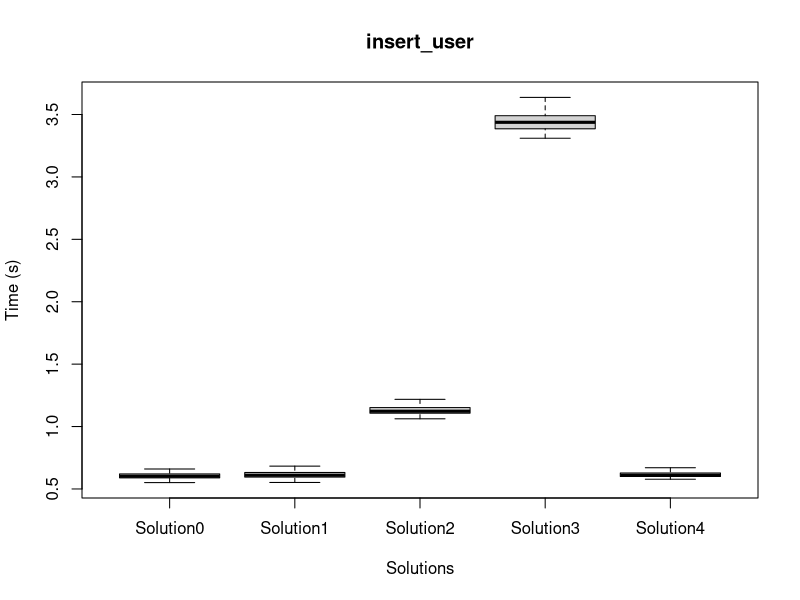
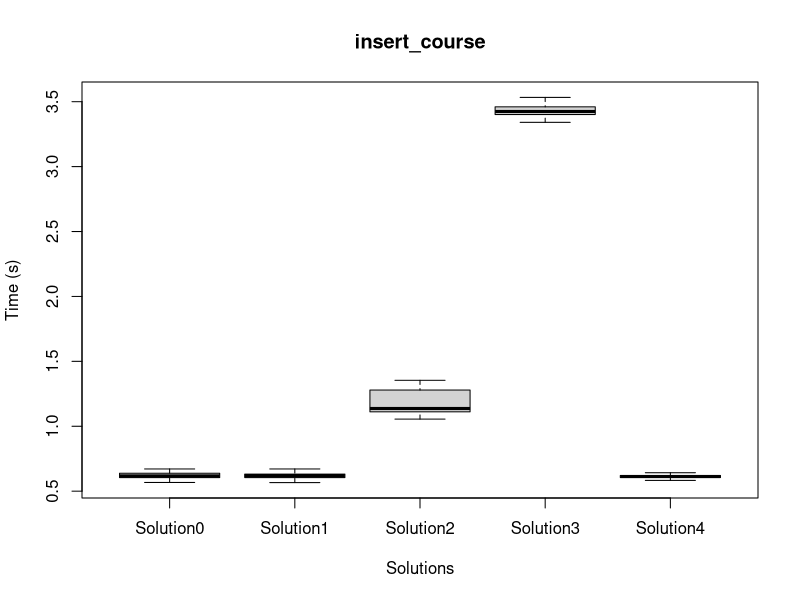
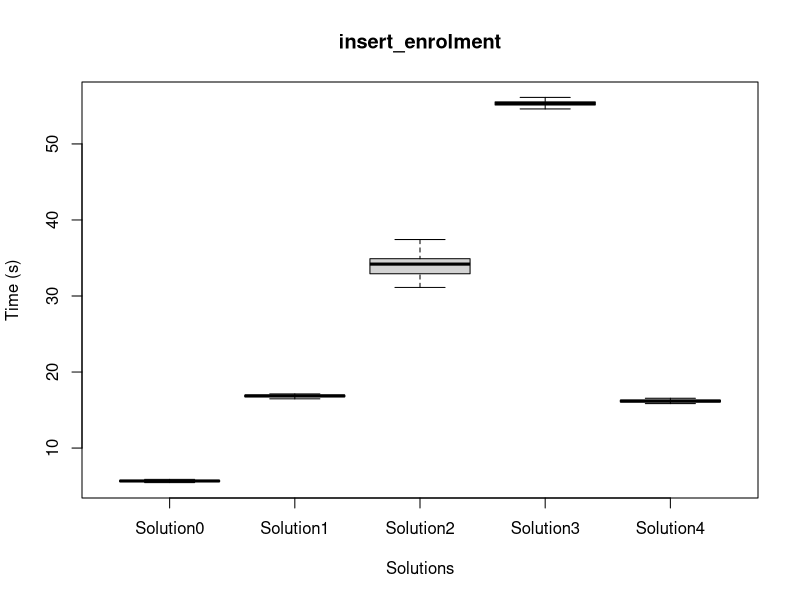
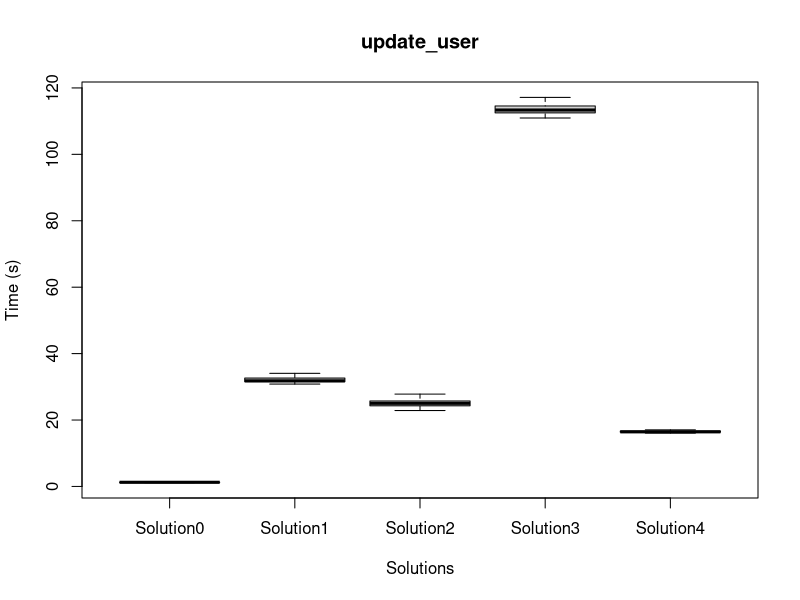
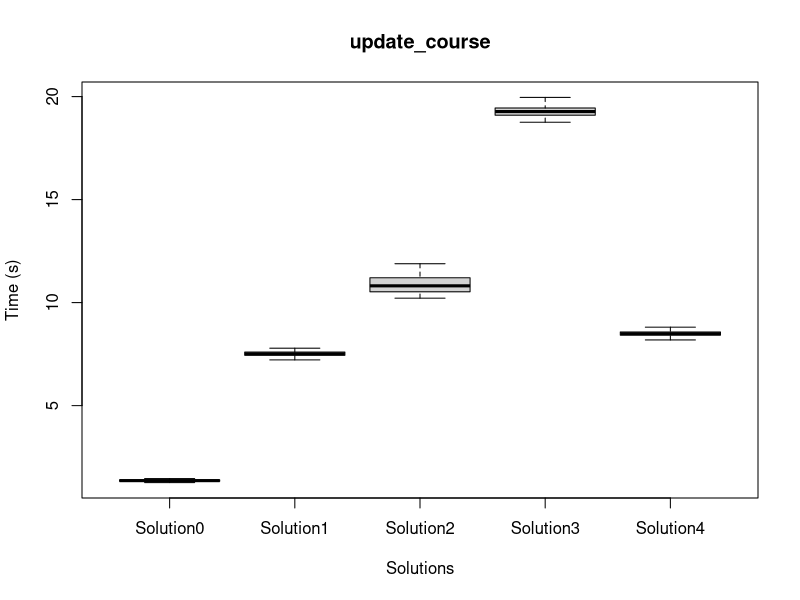
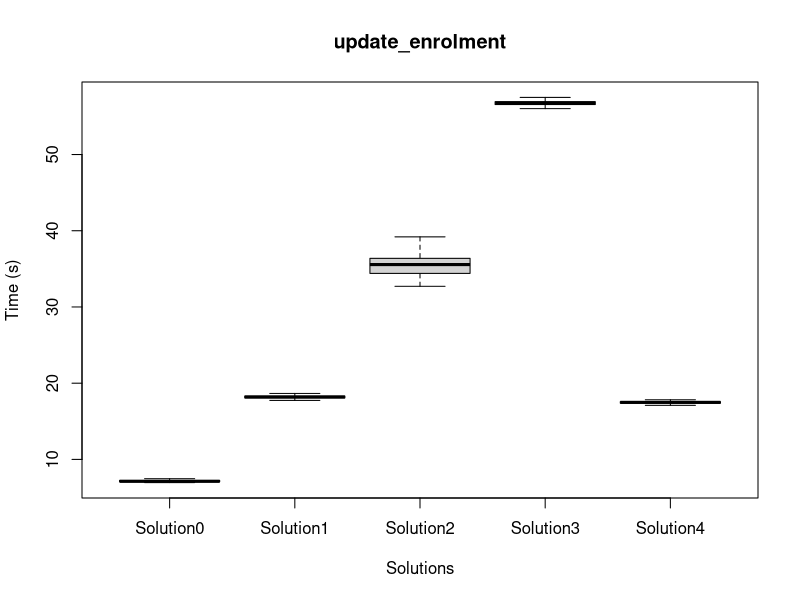
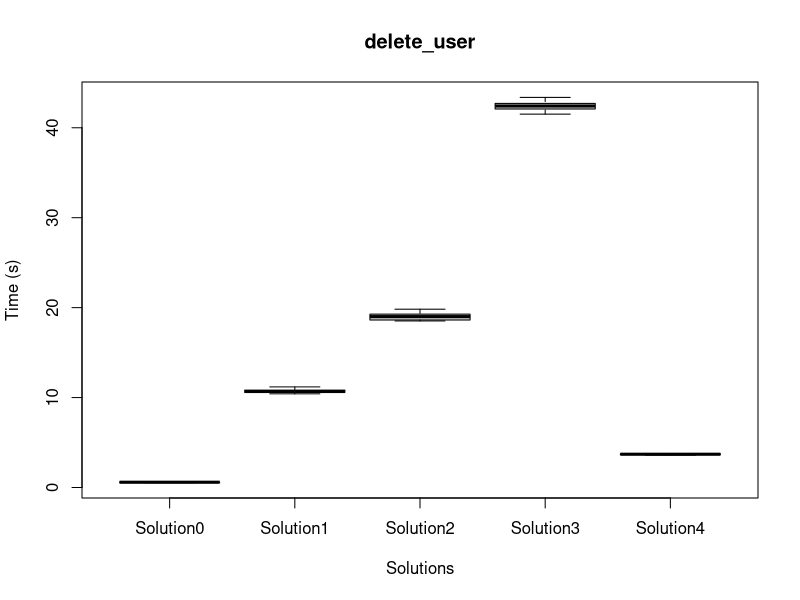
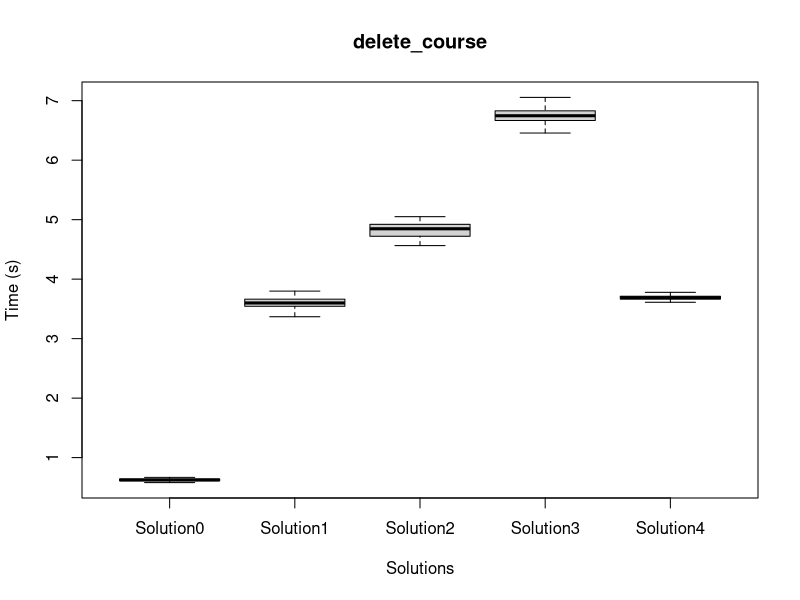

The R script that drew these images, in order:
Solution0.dataframe = data.frame(
insert_user=c(1.881, 0.89, 0.5710000000000001, 0.5710000000000001, 0.62, 0.551, 0.579, 0.604, 0.6940000000000001, 0.597, 0.583, 0.849, 0.591, 0.584, 0.5750000000000001, 0.522, 0.648, 0.577, 0.607, 0.619, 0.6, 0.594, 0.605, 0.637, 0.59, 0.599, 0.596, 0.602, 0.635, 0.588, 0.624, 0.614, 0.623, 0.618, 0.585, 0.583, 0.648, 0.627, 0.598, 0.592, 0.6, 0.928, 0.5760000000000001, 0.607, 0.605, 0.5720000000000001, 0.599, 0.617, 0.622, 0.601, 0.594, 0.586, 0.595, 0.624, 0.6, 0.588, 0.605, 0.599, 0.593, 0.603, 0.589, 0.604, 0.607, 0.604, 0.591, 0.621, 0.623, 0.602, 0.584, 0.636, 0.5720000000000001, 0.606, 0.61, 0.627, 0.651, 0.622, 0.612, 0.66, 0.595, 0.606, 0.578, 0.59, 0.5690000000000001, 0.579, 0.618, 0.5750000000000001, 0.625, 0.589, 0.641, 0.624, 0.589, 0.615, 0.587, 0.602, 0.602, 0.623, 0.589, 0.586, 0.606, 0.612),
insert_course=c(1.248, 0.638, 0.662, 0.587, 0.5670000000000001, 0.586, 0.587, 0.583, 0.577, 0.709, 0.612, 0.6, 0.615, 0.619, 0.669, 0.658, 0.707, 0.586, 0.629, 0.611, 0.596, 0.612, 0.653, 0.645, 0.585, 0.635, 0.612, 0.626, 0.626, 0.609, 0.627, 0.614, 0.649, 0.6900000000000001, 0.667, 0.614, 0.609, 0.67, 0.638, 0.626, 0.591, 0.589, 0.7030000000000001, 0.616, 0.587, 0.585, 0.624, 0.62, 0.601, 0.595, 0.621, 0.646, 0.611, 0.598, 0.601, 0.655, 0.628, 0.636, 0.613, 0.628, 0.617, 0.605, 0.633, 0.632, 0.637, 0.619, 0.671, 0.613, 0.645, 0.604, 0.617, 0.614, 0.608, 0.644, 0.642, 0.599, 0.618, 0.624, 0.636, 0.591, 0.6, 0.607, 0.6, 0.607, 0.615, 0.623, 0.622, 0.651, 0.617, 0.603, 0.614, 0.602, 0.656, 0.7020000000000001, 0.635, 0.616, 0.664, 0.634, 0.608, 0.659),
insert_enrolment=c(8.501, 5.883, 5.688, 5.6370000000000005, 5.62, 5.688, 5.853, 5.67, 5.605, 5.561, 5.599, 5.7250000000000005, 5.968, 5.729, 5.458, 5.714, 5.651, 5.728, 5.681, 5.674, 5.688, 5.573, 5.595, 5.4670000000000005, 5.698, 5.659, 5.676, 5.723, 5.628, 5.564, 5.711, 5.682, 5.672, 5.711, 5.362, 5.4750000000000005, 5.609, 5.698, 5.7540000000000004, 5.729, 5.628, 5.74, 5.558, 5.679, 5.668, 5.682, 5.55, 6.054, 5.58, 5.493, 5.752, 5.5760000000000005, 5.687, 5.731, 5.604, 5.5680000000000005, 5.771, 5.658, 5.67, 5.68, 5.578, 5.615, 5.585, 5.694, 5.623, 5.78, 5.747, 6.062, 5.579, 5.716, 5.774, 5.667, 5.546, 5.603, 5.71, 5.625, 5.672, 5.748, 5.662, 5.752, 5.672, 5.6690000000000005, 6.388, 5.752, 5.655, 5.606, 5.626, 5.698, 5.648, 5.755, 5.651, 5.5760000000000005, 5.735, 5.542, 5.671, 6.1080000000000005, 5.68, 5.627, 5.703, 5.619),
update_user=c(1.366, 1.276, 1.187, 1.16, 1.211, 1.194, 1.229, 1.222, 1.2570000000000001, 1.274, 1.201, 1.222, 1.258, 1.237, 1.211, 1.232, 1.2530000000000001, 1.209, 1.243, 1.245, 1.296, 1.262, 1.252, 1.2750000000000001, 1.216, 1.232, 1.5170000000000001, 1.3, 1.215, 1.232, 1.223, 1.25, 1.2510000000000001, 1.224, 1.2650000000000001, 1.2790000000000001, 1.299, 1.2770000000000001, 1.316, 1.244, 1.202, 1.262, 1.211, 1.22, 1.218, 1.2550000000000001, 1.227, 1.321, 1.2670000000000001, 1.225, 1.222, 1.212, 1.233, 1.209, 1.205, 1.2690000000000001, 1.226, 1.24, 1.314, 1.233, 1.229, 1.264, 1.292, 1.229, 1.2710000000000001, 1.238, 1.301, 1.283, 1.258, 1.276, 1.264, 1.235, 1.218, 1.256, 1.281, 1.283, 1.233, 1.242, 1.236, 1.33, 1.3, 1.486, 1.2510000000000001, 1.211, 1.221, 1.344, 1.225, 1.2530000000000001, 1.2570000000000001, 1.232, 1.208, 1.254, 1.264, 1.227, 1.215, 1.361, 1.236, 1.292, 1.235, 1.254),
update_course=c(1.893, 1.35, 1.336, 1.268, 1.264, 1.314, 1.32, 1.364, 1.3920000000000001, 1.295, 1.281, 1.294, 1.341, 1.294, 1.358, 1.325, 1.444, 1.32, 1.357, 1.31, 1.319, 1.319, 1.339, 1.371, 1.335, 1.3800000000000001, 1.319, 1.408, 1.37, 1.33, 1.357, 1.3980000000000001, 1.355, 1.36, 1.393, 1.4060000000000001, 1.385, 1.375, 1.357, 1.9180000000000001, 1.276, 1.446, 1.301, 1.349, 1.304, 1.272, 1.7590000000000001, 1.442, 1.329, 1.364, 1.336, 1.379, 1.375, 1.355, 1.359, 1.359, 1.322, 1.353, 1.334, 1.4040000000000001, 1.439, 1.379, 1.42, 1.362, 1.428, 1.391, 1.413, 1.538, 1.341, 1.3840000000000001, 1.429, 1.334, 1.348, 1.37, 1.379, 1.304, 1.368, 1.4040000000000001, 1.375, 1.282, 1.301, 1.359, 1.422, 1.323, 1.415, 1.3780000000000001, 1.369, 1.329, 1.426, 1.349, 1.457, 1.407, 1.291, 1.397, 1.377, 1.538, 1.354, 1.373, 1.3980000000000001, 1.367),
update_enrolment=c(8.363, 7.151, 7.1930000000000005, 7.179, 7.2620000000000005, 7.13, 7.181, 7.0840000000000005, 7.099, 7.083, 7.227, 7.212, 7.636, 7.234, 7.093, 7.041, 7.123, 7.083, 7.085, 7.183, 7.063, 7.136, 7.065, 6.9590000000000005, 7.631, 7.0920000000000005, 7.131, 7.029, 7.156000000000001, 7.164000000000001, 7.136, 7.083, 7.053, 7.107, 6.996, 6.813, 7.056, 7.114, 6.993, 7.586, 7.679, 7.0040000000000004, 7.041, 7.059, 7.244, 7.211, 8.229000000000001, 7.812, 6.994, 7.22, 7.113, 7.079, 7.12, 7.345, 7.057, 7.133, 7.086, 7.062, 7.219, 7.445, 7.38, 7.015000000000001, 7.112, 7.205, 7.212, 7.157, 7.237, 7.425, 7.141, 10.759, 7.168, 7.0760000000000005, 7.0760000000000005, 7.2860000000000005, 6.998, 7.023000000000001, 7.1160000000000005, 7.081, 7.6690000000000005, 7.081, 7.2010000000000005, 7.252, 7.471, 7.053, 7.15, 7.554, 7.094, 7.102, 6.993, 7.221, 7.24, 7.122, 7.2490000000000006, 7.173, 7.438, 7.572, 7.025, 7.031000000000001, 7.067, 7.36),
delete_user=c(0.645, 0.607, 0.547, 0.577, 0.557, 0.577, 0.5710000000000001, 0.5740000000000001, 0.5630000000000001, 0.5750000000000001, 0.639, 0.5680000000000001, 0.582, 0.586, 0.5740000000000001, 0.584, 0.5690000000000001, 0.5690000000000001, 0.5740000000000001, 0.5650000000000001, 0.604, 0.5700000000000001, 0.598, 0.594, 0.591, 0.6, 0.602, 0.5730000000000001, 0.618, 0.597, 0.586, 0.595, 0.6900000000000001, 0.614, 0.598, 0.579, 0.61, 0.621, 0.605, 0.608, 0.582, 0.562, 0.58, 0.629, 0.5680000000000001, 0.581, 0.578, 0.581, 0.595, 0.595, 0.602, 0.5720000000000001, 0.58, 0.642, 0.598, 0.614, 0.585, 0.5700000000000001, 0.599, 0.619, 0.597, 0.587, 0.61, 0.582, 0.604, 0.606, 0.604, 0.595, 0.6, 0.609, 0.554, 0.5750000000000001, 0.607, 0.588, 0.59, 0.598, 0.6, 0.608, 0.585, 0.631, 0.601, 0.5690000000000001, 0.5710000000000001, 0.5680000000000001, 0.578, 0.582, 0.5700000000000001, 0.622, 0.578, 0.591, 0.581, 0.582, 0.596, 0.5710000000000001, 0.613, 0.592, 0.648, 0.585, 0.59, 0.584),
delete_course=c(0.642, 0.583, 0.581, 0.625, 0.588, 0.614, 0.618, 0.606, 0.607, 0.616, 0.637, 0.61, 0.634, 0.606, 0.624, 0.641, 0.596, 0.639, 0.642, 0.632, 0.622, 0.6, 0.598, 0.618, 0.631, 0.706, 0.612, 0.635, 0.627, 0.611, 0.621, 0.641, 0.644, 0.625, 0.622, 0.606, 0.626, 0.616, 0.634, 0.7000000000000001, 0.603, 0.589, 0.607, 0.602, 0.622, 0.609, 0.632, 0.608, 0.58, 0.621, 0.64, 0.615, 0.609, 0.622, 0.631, 0.62, 0.619, 0.628, 0.602, 0.598, 0.642, 0.638, 0.683, 0.631, 0.615, 0.637, 0.633, 0.65, 0.631, 0.6920000000000001, 0.629, 0.644, 0.607, 0.635, 0.623, 0.628, 0.659, 0.679, 0.662, 0.608, 0.615, 0.618, 0.657, 0.644, 0.622, 0.624, 0.634, 0.617, 0.616, 0.649, 0.63, 0.647, 0.649, 0.623, 0.613, 0.644, 0.668, 0.639, 0.631, 0.643),
delete_enrolment=c(6.432, 5.966, 5.74, 5.738, 5.766, 5.767, 5.663, 5.743, 5.756, 5.838, 5.745, 5.745, 6.276, 5.976, 5.6000000000000005, 5.628, 5.694, 5.784, 5.766, 6.186, 5.594, 5.671, 5.745, 5.6450000000000005, 6.548, 5.806, 7.057, 5.5600000000000005, 5.639, 5.696, 5.69, 5.673, 5.7010000000000005, 6.351, 6.3340000000000005, 5.58, 5.641, 5.681, 5.766, 6.406, 5.875, 5.6290000000000004, 5.748, 5.668, 5.7, 5.708, 6.355, 6.15, 5.602, 5.9510000000000005, 5.609, 5.795, 5.648, 6.12, 5.708, 5.643, 5.7780000000000005, 5.774, 5.649, 6.154, 6.111, 5.633, 5.631, 5.683, 5.854, 5.609, 5.695, 5.942, 5.633, 6.306, 5.883, 5.649, 5.695, 6.474, 5.519, 5.6610000000000005, 5.7090000000000005, 5.7410000000000005, 6.431, 5.643, 6.354, 5.744, 5.702, 5.795, 5.673, 6.548, 5.647, 5.726, 5.683, 5.697, 5.656, 5.753, 6.399, 5.722, 6.1370000000000005, 5.642, 5.612, 5.728, 5.625, 6.524));

Solution1.dataframe = data.frame(
insert_user=c(0.597, 0.647, 0.588, 0.5680000000000001, 0.561, 0.587, 0.552, 0.617, 0.646, 0.605, 0.594, 0.647, 0.583, 0.613, 0.647, 0.599, 0.63, 0.609, 0.616, 0.62, 0.611, 0.601, 0.591, 0.604, 0.61, 0.59, 0.649, 0.678, 0.67, 0.633, 0.621, 0.589, 0.667, 0.5670000000000001, 0.647, 0.616, 0.5750000000000001, 0.596, 0.609, 0.591, 0.683, 0.631, 0.581, 0.601, 0.595, 0.639, 0.607, 0.649, 0.647, 0.61, 0.588, 0.646, 0.617, 0.587, 0.614, 0.661, 0.616, 0.607, 0.593, 0.61, 0.633, 0.599, 0.619, 0.5650000000000001, 0.5750000000000001, 0.637, 0.596, 0.603, 0.586, 0.595, 0.609, 0.624, 0.659, 0.669, 0.655, 0.589, 0.596, 0.609, 0.61, 0.621, 0.61, 0.611, 0.591, 0.613, 0.683, 0.609, 0.611, 0.6, 0.602, 0.61, 0.61, 0.61, 0.601, 0.5760000000000001, 0.58, 0.665, 0.607, 0.6, 0.704, 0.64),
insert_course=c(0.559, 0.6, 0.5660000000000001, 0.5670000000000001, 0.592, 0.588, 0.586, 0.588, 0.621, 0.606, 0.595, 0.628, 0.607, 0.631, 0.592, 0.611, 0.6940000000000001, 0.596, 0.607, 0.614, 0.592, 0.666, 0.624, 0.639, 0.627, 0.602, 0.631, 0.614, 0.671, 0.593, 0.626, 0.606, 0.68, 0.648, 0.605, 0.606, 0.594, 0.618, 0.635, 0.611, 0.587, 0.655, 0.617, 0.613, 0.6970000000000001, 0.613, 0.625, 0.621, 0.601, 0.632, 0.658, 0.6, 0.628, 0.614, 0.63, 0.609, 0.604, 0.622, 0.619, 0.619, 0.619, 0.624, 0.661, 0.627, 0.625, 0.674, 0.628, 0.621, 0.592, 0.651, 0.616, 0.595, 0.5740000000000001, 0.637, 0.605, 0.637, 0.5730000000000001, 0.622, 0.586, 0.621, 0.602, 0.632, 0.632, 0.622, 0.619, 0.626, 0.612, 0.6910000000000001, 0.618, 0.622, 0.665, 0.627, 0.64, 0.606, 0.6920000000000001, 0.65, 0.648, 0.624, 0.625, 0.636),
insert_enrolment=c(18.501, 16.749, 16.93, 16.683, 16.637, 16.976, 16.738, 16.839, 16.899, 17.039, 16.533, 17.004, 16.88, 16.956, 16.582, 17.385, 16.753, 16.814, 17.029, 16.773, 16.925, 16.801000000000002, 16.718, 16.881, 16.98, 16.566, 16.72, 16.412, 16.779, 16.918, 17.1, 16.9, 16.761, 16.713, 16.713, 16.76, 16.779, 16.89, 16.827, 16.908, 16.984, 16.814, 16.903, 16.757, 16.812, 16.829, 16.974, 16.931, 16.87, 16.783, 16.734, 16.852, 16.989, 16.985, 16.791, 16.85, 17.752, 16.737000000000002, 16.814, 16.869, 16.941, 16.599, 17.054000000000002, 16.991, 17.006, 16.473, 17.013, 16.92, 17.054000000000002, 18.215, 16.715, 17.121, 16.836000000000002, 16.885, 16.817, 16.553, 16.709, 16.895, 16.872, 16.885, 17.037, 16.864, 16.804000000000002, 16.924, 16.903, 16.881, 17.039, 17.272000000000002, 16.885, 16.578, 16.693, 16.688, 16.899, 16.544, 16.69, 17.016000000000002, 16.701, 16.879, 16.904, 16.81),
update_user=c(32.681, 31.815, 31.327, 34.274, 31.199, 31.199, 32.933, 31.447, 31.76, 31.558, 31.02, 34.885, 31.68, 31.57, 31.484, 32.243, 35.547000000000004, 31.839000000000002, 31.933, 31.536, 31.804000000000002, 34.739, 31.572, 31.481, 31.454, 31.101, 32.642, 30.822, 32.977000000000004, 32.216, 32.554, 33.596000000000004, 31.638, 31.431, 31.655, 31.263, 31.771, 31.8, 33.757, 31.773, 34.544000000000004, 31.333000000000002, 31.558, 33.649, 32.953, 31.541, 32.13, 31.154, 31.919, 32.618, 31.51, 31.717000000000002, 36.056, 31.638, 33.982, 31.863, 31.916, 31.761, 35.892, 31.673000000000002, 31.311, 31.612000000000002, 31.897000000000002, 31.637, 32.543, 31.26, 32.22, 35.171, 31.79, 31.87, 31.900000000000002, 31.34, 32.332, 31.423000000000002, 31.453, 31.634, 31.517, 33.922000000000004, 32.803, 31.826, 35.730000000000004, 31.737000000000002, 31.923000000000002, 31.490000000000002, 31.768, 33.838, 34.055, 32.601, 31.358, 31.948, 31.706, 31.811, 31.66, 31.913, 31.628, 32.431, 34.399, 34.864, 32.256, 33.241),
update_course=c(9.502, 7.841, 7.287, 7.04, 7.493, 7.244, 7.181, 7.277, 7.297, 7.4670000000000005, 7.343, 7.289000000000001, 7.329, 7.332, 7.219, 7.321, 7.869, 7.51, 7.567, 7.457, 7.562, 7.657, 7.618, 7.324, 7.461, 7.285, 7.611, 7.3260000000000005, 7.461, 7.502, 7.611, 8.229000000000001, 7.482, 7.458, 7.683, 7.684, 7.385, 7.563, 7.537, 7.596, 8.28, 7.527, 7.496, 7.611, 7.561, 7.4830000000000005, 7.535, 7.316, 7.521, 7.583, 7.502, 7.559, 7.773000000000001, 7.511, 7.656000000000001, 7.548, 7.445, 7.566, 7.649, 7.5200000000000005, 7.4190000000000005, 7.607, 7.519, 7.4830000000000005, 7.788, 7.4670000000000005, 7.4910000000000005, 7.488, 7.575, 7.6370000000000005, 7.549, 7.32, 7.44, 7.508, 7.41, 7.538, 7.324, 8.029, 7.414000000000001, 7.324, 7.47, 7.535, 7.579, 7.649, 7.656000000000001, 7.416, 7.604, 8.443, 7.492, 7.46, 7.566, 7.572, 7.484, 7.562, 7.507000000000001, 7.5120000000000005, 8.38, 7.538, 7.59, 8.029),
update_enrolment=c(18.150000000000002, 17.900000000000002, 18.036, 18.428, 17.985, 18.243000000000002, 17.967, 18.089, 18.246, 18.080000000000002, 17.744, 18.206, 17.973, 18.068, 18.196, 18.584, 18.848, 18.084, 18.305, 17.954, 18.17, 18.26, 18.032, 18.26, 18.192, 17.838, 18.04, 18.107, 18.014, 18.033, 18.313, 18.276, 17.93, 17.923000000000002, 18.134, 18.201, 18.284, 18.209, 18.119, 18.091, 18.571, 17.949, 17.983, 18.162, 18.029, 18.292, 18.401, 18.264, 18.333000000000002, 18.295, 18.085, 18.23, 18.849, 18.127, 18.061, 18.248, 18.926000000000002, 18.222, 18.76, 18.185, 18.647000000000002, 17.929000000000002, 18.105, 18.133, 18.471, 17.932, 18.355, 18.34, 18.272000000000002, 18.791, 18.144000000000002, 18.205000000000002, 18.622, 18.106, 17.691, 18.078, 18.19, 18.577, 18.221, 18.080000000000002, 19.575, 18.19, 18.656, 18.093, 18.245, 18.185, 18.703, 18.309, 17.895, 18.26, 18.055, 18.155, 18.154, 17.894000000000002, 18.13, 18.325, 18.669, 18.187, 18.367, 18.337),
delete_user=c(11.099, 10.708, 10.526, 10.552, 10.539, 10.842, 10.571, 10.791, 10.791, 10.541, 10.478, 10.424, 11.158, 10.588000000000001, 10.853, 10.679, 10.578, 10.576, 10.627, 10.602, 10.616, 10.668000000000001, 10.716000000000001, 12.079, 10.897, 10.595, 10.417, 12.232000000000001, 10.563, 10.848, 10.737, 10.609, 10.64, 10.64, 10.952, 10.521, 12.429, 10.6, 10.631, 11.187, 10.614, 10.426, 10.698, 10.697000000000001, 11.012, 11.33, 10.726, 10.676, 11.512, 10.623000000000001, 10.694, 10.753, 10.918000000000001, 10.523, 10.688, 10.661, 10.871, 10.57, 10.621, 11.838000000000001, 10.707, 11.408, 10.488, 10.52, 11.931000000000001, 10.576, 10.689, 10.586, 11.283, 10.423, 10.626, 10.483, 10.664, 11.789, 10.516, 10.576, 10.675, 10.514, 10.562, 10.684000000000001, 10.499, 10.965, 10.675, 10.741, 10.712, 10.801, 10.657, 10.522, 10.486, 11.327, 10.684000000000001, 12.075000000000001, 10.504, 10.758000000000001, 10.862, 10.653, 10.658, 10.731, 10.822000000000001, 10.434000000000001),
delete_course=c(3.919, 3.585, 3.368, 3.47, 3.452, 3.567, 3.524, 3.503, 3.712, 3.44, 3.402, 3.6630000000000003, 3.799, 3.5340000000000003, 3.615, 3.5300000000000002, 3.58, 3.6870000000000003, 3.547, 3.525, 3.594, 3.6670000000000003, 3.593, 3.681, 3.5140000000000002, 3.536, 3.5740000000000003, 3.54, 3.549, 3.649, 3.669, 3.604, 3.555, 3.7030000000000003, 3.505, 3.5260000000000002, 3.556, 3.529, 3.5500000000000003, 3.71, 3.6590000000000003, 3.428, 3.609, 3.6, 3.63, 3.729, 3.585, 3.6790000000000003, 3.702, 3.611, 3.577, 3.5100000000000002, 3.751, 3.656, 3.61, 3.557, 3.665, 3.662, 3.731, 3.597, 3.579, 3.6350000000000002, 3.595, 3.594, 3.6390000000000002, 3.628, 3.625, 3.686, 3.646, 3.682, 3.411, 3.463, 3.512, 3.623, 3.444, 3.466, 3.614, 3.5500000000000003, 3.499, 3.591, 3.65, 3.611, 3.689, 3.629, 3.607, 3.716, 3.763, 3.731, 3.595, 3.601, 3.593, 3.6830000000000003, 3.524, 3.599, 3.632, 3.5620000000000003, 3.5500000000000003, 3.734, 3.664, 3.7640000000000002),
delete_enrolment=c(5.511, 5.641, 5.619, 6.55, 5.593, 5.743, 6.378, 5.756, 5.833, 5.776, 5.6930000000000005, 6.417, 5.832, 5.662, 5.7860000000000005, 5.79, 6.719, 5.814, 5.735, 5.635, 5.752, 6.607, 5.625, 5.763, 5.647, 5.602, 5.837, 5.682, 6.066, 5.698, 5.985, 6.155, 5.69, 5.65, 5.6770000000000005, 5.69, 5.718, 5.705, 5.981, 5.7, 6.481, 5.59, 5.665, 6.506, 6.174, 5.743, 6.781000000000001, 5.738, 5.698, 6.341, 5.711, 5.734, 7.205, 5.663, 6.391, 5.703, 6.141, 5.691, 6.964, 5.687, 5.6290000000000004, 5.795, 5.689, 5.673, 5.921, 5.7860000000000005, 5.6850000000000005, 6.6080000000000005, 5.758, 5.628, 6.367, 5.614, 5.823, 5.5920000000000005, 5.509, 5.644, 5.667, 6.264, 5.885, 5.737, 6.869, 5.6930000000000005, 5.763, 5.774, 5.662, 6.472, 6.232, 5.916, 5.6160000000000005, 5.817, 5.71, 5.7010000000000005, 5.727, 5.815, 5.675, 5.787, 6.506, 6.253, 5.787, 6.04));

Solution2.dataframe = data.frame(
insert_user=c(1.106, 1.12, 1.113, 1.081, 1.1260000000000001, 1.1300000000000001, 1.114, 1.094, 1.172, 1.1300000000000001, 1.12, 1.115, 1.127, 1.125, 1.1320000000000001, 1.114, 1.153, 1.1460000000000001, 1.168, 1.112, 1.125, 1.135, 1.101, 1.114, 1.105, 1.1380000000000001, 1.114, 1.105, 1.169, 1.1440000000000001, 1.111, 1.169, 1.184, 1.151, 1.1420000000000001, 1.168, 1.159, 1.113, 1.125, 1.1360000000000001, 1.088, 1.062, 1.071, 1.063, 1.064, 1.071, 1.1, 1.1, 1.141, 1.1, 1.109, 1.108, 1.1300000000000001, 1.145, 1.1360000000000001, 1.102, 1.127, 1.112, 1.165, 1.097, 1.086, 1.078, 1.095, 1.084, 1.093, 1.122, 1.072, 1.119, 1.123, 1.133, 1.114, 1.118, 1.109, 1.328, 1.226, 1.124, 1.118, 1.119, 1.123, 1.112, 1.094, 1.164, 1.115, 1.1260000000000001, 1.122, 1.097, 1.111, 1.224, 1.218, 1.294, 1.262, 1.229, 1.276, 1.254, 1.2670000000000001, 1.28, 1.26, 1.301, 1.241, 1.231),
insert_course=c(1.065, 1.1380000000000001, 1.055, 1.09, 1.085, 1.11, 1.129, 1.102, 1.123, 1.124, 1.1520000000000001, 1.118, 1.131, 1.095, 1.1280000000000001, 1.1500000000000001, 1.1420000000000001, 1.116, 1.127, 1.133, 1.133, 1.1360000000000001, 1.137, 1.129, 1.1380000000000001, 1.155, 1.143, 1.167, 1.108, 1.118, 1.1360000000000001, 1.127, 1.156, 1.1280000000000001, 1.1400000000000001, 1.143, 1.124, 1.1, 1.092, 1.094, 1.1260000000000001, 1.1, 1.096, 1.108, 1.137, 1.112, 1.1260000000000001, 1.156, 1.131, 1.112, 1.1320000000000001, 1.123, 1.119, 1.109, 1.076, 1.091, 1.089, 1.092, 1.101, 1.104, 1.091, 1.095, 1.102, 1.087, 1.2590000000000001, 1.27, 1.286, 1.2770000000000001, 1.28, 1.266, 1.278, 1.294, 1.294, 1.354, 1.283, 1.318, 1.296, 1.2530000000000001, 1.274, 1.2610000000000001, 1.295, 1.287, 1.31, 1.2770000000000001, 1.281, 1.29, 1.31, 1.297, 1.322, 1.2770000000000001, 1.29, 1.308, 1.331, 1.328, 1.325, 1.297, 1.312, 1.284, 1.2770000000000001, 1.284),
insert_enrolment=c(31.975, 31.126, 32.006, 32.149, 31.875, 32.058, 31.933, 32.07, 34.165, 34.727000000000004, 34.787, 34.468, 34.834, 34.426, 34.611000000000004, 33.872, 35.0, 34.041000000000004, 34.219, 34.238, 34.028, 34.098, 34.205, 34.185, 34.177, 34.353, 34.08, 34.155, 34.262, 34.673, 34.128, 33.881, 33.882, 33.986000000000004, 33.733000000000004, 33.837, 34.502, 32.908, 32.876, 33.006, 32.854, 32.83, 33.052, 32.878, 32.9, 32.876, 32.928, 32.807, 32.877, 33.223, 33.152, 32.862, 33.755, 32.944, 32.803, 32.876, 32.911, 32.934, 32.889, 32.964, 32.803, 32.876, 32.918, 33.655, 34.783, 34.69, 34.734, 34.887, 34.889, 34.839, 34.783, 34.919000000000004, 34.763, 34.847, 34.773, 34.79, 34.772, 34.917, 35.1, 35.087, 35.507, 35.157000000000004, 35.244, 35.044000000000004, 35.071, 35.039, 35.083, 37.001, 36.747, 37.423, 36.633, 36.689, 37.914, 36.524, 36.422000000000004, 36.714, 37.028, 36.652, 36.796, 36.649),
update_user=c(22.862000000000002, 23.038, 22.958000000000002, 23.149, 23.226, 24.616, 23.002, 26.314, 26.369, 25.468, 27.165, 25.84, 27.044, 25.936, 26.828, 24.78, 26.725, 26.698, 25.246000000000002, 25.966, 25.809, 25.056, 27.809, 25.451, 26.621000000000002, 25.018, 24.938, 25.121000000000002, 25.1, 26.199, 25.194, 24.73, 24.677, 25.634, 24.844, 24.73, 24.768, 24.175, 24.133, 25.914, 24.283, 24.23, 25.990000000000002, 24.12, 24.324, 25.150000000000002, 24.14, 24.138, 24.18, 24.6, 26.297, 24.1, 24.155, 25.957, 25.131, 24.232, 24.184, 24.237000000000002, 25.652, 24.285, 24.463, 24.249, 24.369, 24.277, 25.496000000000002, 24.102, 24.243000000000002, 25.989, 24.288, 26.504, 25.21, 24.541, 24.571, 26.026, 24.281, 25.101, 24.303, 24.414, 25.197, 24.584, 24.547, 24.607, 24.489, 24.561, 24.415, 24.511, 25.219, 26.894000000000002, 25.193, 25.861, 25.211000000000002, 25.519000000000002, 25.376, 25.427, 25.108, 25.241, 26.199, 25.195, 26.597, 25.67),
update_course=c(10.347, 10.216000000000001, 10.412, 10.632, 10.599, 11.138, 10.548, 10.369, 10.895, 10.819, 10.891, 11.001, 10.885, 10.654, 10.744, 10.576, 11.715, 10.792, 10.76, 10.795, 11.144, 10.845, 10.732000000000001, 10.726, 11.511000000000001, 10.723, 10.723, 10.811, 10.727, 10.9, 10.694, 10.739, 10.639, 10.678, 10.839, 10.692, 10.829, 10.471, 10.48, 10.331, 10.369, 10.529, 10.523, 10.44, 10.549, 10.451, 10.447000000000001, 10.413, 10.471, 10.591000000000001, 10.757, 10.43, 10.501, 10.372, 10.441, 10.472, 10.432, 10.43, 11.06, 10.464, 10.617, 10.4, 10.493, 10.442, 11.203, 11.166, 11.176, 11.329, 11.102, 11.279, 11.276, 11.218, 11.22, 11.144, 11.223, 11.143, 11.201, 11.151, 11.227, 11.145, 11.242, 11.193, 11.200000000000001, 11.182, 11.213000000000001, 11.202, 11.216000000000001, 11.548, 11.3, 11.587, 11.209, 11.254, 11.444, 11.397, 11.244, 11.402000000000001, 11.697000000000001, 11.253, 11.888, 11.52),
update_enrolment=c(33.109, 32.711, 33.577, 33.512, 33.698, 33.862, 33.279, 34.748, 35.891, 35.455, 36.917, 36.094, 36.161, 35.656, 36.050000000000004, 35.038000000000004, 35.83, 35.368, 35.541000000000004, 35.586, 35.666000000000004, 35.463, 36.629, 35.512, 35.953, 35.408, 35.39, 36.13, 35.698, 35.531, 35.709, 35.217, 35.122, 35.544000000000004, 35.112, 35.143, 34.476, 34.161, 34.111000000000004, 34.532000000000004, 34.297000000000004, 34.155, 35.336, 34.233000000000004, 34.229, 34.34, 34.234, 34.193, 34.158, 34.378, 34.367, 34.196, 35.322, 34.471000000000004, 34.626, 34.43, 34.204, 34.303, 34.584, 34.193, 34.26, 34.441, 34.335, 35.368, 36.184, 36.022, 36.207, 36.749, 36.263, 36.283, 36.227000000000004, 36.217, 36.19, 36.508, 36.088, 36.35, 37.12, 36.282000000000004, 36.226, 36.385, 36.422000000000004, 36.386, 36.598, 38.037, 36.43, 36.377, 37.785000000000004, 38.323, 38.058, 38.26, 38.035000000000004, 38.244, 39.198, 37.971000000000004, 37.873, 37.99, 38.116, 38.053, 38.517, 38.121),
delete_user=c(16.902, 18.737000000000002, 17.272000000000002, 17.544, 17.616, 17.21, 17.357, 19.276, 19.678, 19.593, 19.444, 19.697, 19.62, 19.178, 19.475, 19.328, 19.171, 19.301000000000002, 19.353, 19.226, 19.303, 19.236, 19.207, 19.277, 19.12, 19.801000000000002, 19.23, 19.353, 19.301000000000002, 19.164, 19.018, 19.043, 18.958000000000002, 18.923000000000002, 19.183, 18.990000000000002, 19.414, 19.712, 18.575, 18.593, 18.689, 18.641000000000002, 18.587, 18.522000000000002, 19.298000000000002, 18.628, 18.627, 18.599, 19.825, 18.642, 18.776, 18.62, 18.642, 18.623, 18.651, 20.585, 18.59, 19.062, 18.580000000000002, 18.684, 18.564, 18.834, 18.651, 18.651, 18.742, 18.609, 18.618000000000002, 18.56, 18.593, 18.522000000000002, 18.588, 18.573, 18.668, 18.661, 19.753, 18.594, 18.871, 18.581, 18.905, 20.328, 18.911, 19.657, 18.933, 18.853, 19.109, 18.899, 19.097, 19.054000000000002, 19.175, 19.086000000000002, 19.816, 19.093, 19.073, 19.375, 19.012, 19.122, 19.083000000000002, 19.086000000000002, 19.1, 20.527),
delete_course=c(4.572, 4.564, 4.606, 4.743, 4.716, 4.59, 4.679, 4.855, 5.05, 4.868, 5.015, 4.815, 4.955, 4.832, 4.9030000000000005, 4.832, 4.891, 4.867, 4.848, 4.878, 4.872, 4.788, 4.953, 4.8420000000000005, 4.9590000000000005, 4.881, 4.896, 4.905, 4.811, 4.871, 4.819, 4.817, 4.788, 4.823, 4.832, 4.772, 4.753, 4.726, 4.691, 4.783, 4.668, 4.748, 4.745, 4.674, 4.705, 4.728, 4.697, 4.652, 4.73, 4.697, 4.714, 4.615, 4.671, 4.663, 4.683, 4.6770000000000005, 4.663, 4.692, 4.756, 4.699, 4.7090000000000005, 4.7010000000000005, 4.666, 4.839, 4.931, 4.845, 4.8260000000000005, 4.877, 4.875, 4.955, 4.928, 4.929, 4.906, 4.916, 4.846, 4.913, 4.875, 4.947, 5.013, 4.934, 4.853, 4.9, 4.877, 4.849, 4.939, 4.892, 4.93, 5.042, 4.876, 5.05, 4.9590000000000005, 4.925, 5.0120000000000005, 5.003, 4.918, 4.972, 4.925, 4.953, 4.952, 5.015),
delete_enrolment=c(10.658, 10.496, 10.495000000000001, 10.666, 10.544, 11.271, 10.474, 12.71, 13.004, 12.419, 13.272, 12.655000000000001, 14.019, 12.471, 13.458, 12.286, 13.262, 13.301, 12.38, 12.921000000000001, 12.81, 12.408, 14.067, 12.526, 13.26, 12.391, 12.424, 12.426, 12.379, 13.007, 12.36, 12.103, 12.093, 12.599, 12.263, 12.142, 12.105, 11.866, 11.901, 12.929, 11.889000000000001, 11.905, 12.925, 11.897, 11.932, 12.438, 11.91, 11.915000000000001, 11.929, 12.022, 13.171000000000001, 11.870000000000001, 11.867, 12.843, 12.42, 11.857000000000001, 11.854000000000001, 11.885, 12.621, 11.883000000000001, 12.047, 11.971, 11.93, 11.904, 12.42, 11.891, 11.92, 12.895, 11.867, 12.871, 12.401, 12.851, 12.082, 12.971, 11.848, 12.421, 11.885, 12.912, 12.498000000000001, 12.172, 12.167, 12.183, 12.187, 12.157, 12.165000000000001, 12.169, 12.165000000000001, 13.101, 12.154, 12.499, 12.197000000000001, 12.361, 12.294, 12.299, 12.181000000000001, 12.153, 12.695, 12.153, 12.949, 12.387));

Solution3.dataframe = data.frame(
insert_user=c(3.4410000000000003, 3.451, 3.477, 3.3850000000000002, 3.4, 3.412, 3.543, 3.423, 3.4370000000000003, 3.495, 3.4490000000000003, 3.379, 3.436, 3.428, 3.386, 3.472, 3.5, 3.448, 3.435, 3.462, 3.4530000000000003, 3.684, 3.474, 3.472, 3.447, 3.412, 3.379, 3.45, 3.571, 3.458, 3.434, 3.42, 3.536, 3.632, 3.452, 3.611, 3.5060000000000002, 3.521, 3.454, 3.4530000000000003, 3.497, 3.43, 3.465, 3.459, 3.484, 3.482, 3.536, 3.537, 3.403, 3.404, 3.416, 3.492, 3.351, 3.513, 3.42, 3.576, 3.4090000000000003, 3.383, 3.402, 3.424, 3.535, 3.5260000000000002, 3.361, 3.368, 3.345, 3.517, 3.438, 3.492, 3.5, 3.455, 3.364, 3.382, 3.353, 3.508, 3.5180000000000002, 3.3850000000000002, 3.489, 3.37, 3.398, 3.398, 3.344, 3.345, 3.31, 3.38, 3.364, 3.383, 3.395, 3.382, 3.367, 3.354, 3.364, 3.378, 3.382, 3.398, 3.41, 3.391, 3.44, 3.498, 3.465, 3.637),
insert_course=c(3.367, 3.391, 3.435, 3.43, 3.41, 3.37, 3.3930000000000002, 3.402, 3.4090000000000003, 3.3970000000000002, 3.371, 3.515, 3.426, 3.4210000000000003, 3.4330000000000003, 3.42, 3.477, 3.407, 3.415, 3.423, 3.63, 3.473, 3.398, 3.431, 3.423, 3.446, 3.42, 3.446, 3.465, 3.569, 3.3770000000000002, 3.4410000000000003, 3.482, 3.4250000000000003, 3.44, 3.452, 3.42, 3.494, 3.494, 3.423, 3.414, 3.469, 3.5180000000000002, 3.463, 3.412, 3.458, 3.444, 3.443, 3.345, 3.386, 3.3930000000000002, 3.388, 3.555, 3.341, 3.42, 3.775, 3.447, 3.443, 3.422, 3.398, 3.966, 3.428, 3.407, 3.412, 3.4410000000000003, 3.426, 3.354, 3.443, 3.491, 3.467, 3.4170000000000003, 3.374, 3.365, 3.4010000000000002, 3.349, 3.379, 3.39, 3.513, 3.422, 3.43, 3.454, 3.37, 3.391, 3.412, 3.438, 3.424, 3.531, 3.467, 3.469, 3.4090000000000003, 3.4010000000000002, 3.411, 3.398, 3.5300000000000002, 3.439, 3.395, 3.454, 3.5100000000000002, 3.533, 3.985),
insert_enrolment=c(54.794000000000004, 54.834, 55.476, 55.285000000000004, 55.331, 55.522, 55.227000000000004, 55.525, 55.687, 55.325, 55.266, 55.409, 55.265, 55.21, 55.247, 55.867000000000004, 55.777, 55.368, 55.424, 55.479, 55.575, 56.088, 55.223, 55.258, 55.295, 55.261, 55.279, 55.717, 55.177, 55.334, 55.406, 55.163000000000004, 55.363, 55.236000000000004, 55.806000000000004, 55.276, 55.858000000000004, 55.498000000000005, 55.408, 56.118, 55.482, 55.544000000000004, 55.557, 55.338, 55.478, 55.359, 55.282000000000004, 55.707, 55.037, 55.25, 54.908, 54.897, 55.271, 54.910000000000004, 55.038000000000004, 55.139, 55.001, 55.506, 55.079, 54.67, 55.507, 54.980000000000004, 55.753, 55.104, 54.941, 55.004, 56.209, 56.084, 56.417, 56.248000000000005, 54.946, 54.929, 55.183, 55.053000000000004, 55.5, 55.2, 55.345, 55.472, 55.047000000000004, 55.357, 55.18, 54.888, 55.021, 54.977000000000004, 55.393, 54.604, 55.213, 55.055, 54.93, 55.050000000000004, 55.21, 55.325, 55.668, 56.223, 55.664, 55.546, 55.7, 55.508, 55.772, 55.603),
update_user=c(111.376, 115.167, 112.851, 112.558, 113.18, 112.98, 112.813, 113.72, 113.791, 112.74900000000001, 116.37, 114.555, 112.872, 113.146, 113.997, 113.19, 116.072, 113.027, 113.45700000000001, 115.098, 114.025, 114.068, 117.142, 113.144, 112.81, 112.804, 112.782, 115.233, 115.10000000000001, 115.107, 112.807, 114.46600000000001, 115.375, 112.84100000000001, 115.395, 114.662, 113.367, 113.316, 116.58200000000001, 113.89, 113.403, 115.35600000000001, 113.646, 113.261, 113.355, 115.24600000000001, 113.107, 113.385, 114.98, 113.56, 112.274, 114.011, 112.918, 112.515, 110.94800000000001, 112.052, 112.98400000000001, 112.264, 113.562, 112.447, 112.132, 111.879, 113.809, 115.226, 115.263, 113.492, 113.61200000000001, 114.786, 119.60000000000001, 113.651, 111.834, 111.661, 115.531, 111.516, 114.587, 112.354, 113.568, 112.24600000000001, 111.869, 112.476, 111.381, 112.708, 112.44800000000001, 111.19200000000001, 114.334, 111.679, 117.145, 111.293, 114.943, 111.60600000000001, 112.434, 115.414, 112.474, 113.848, 115.931, 112.417, 112.46000000000001, 112.549, 114.396, 112.98100000000001),
update_course=c(18.935, 18.805, 19.094, 19.082, 19.273, 19.227, 19.132, 19.118000000000002, 19.18, 19.337, 19.843, 19.295, 19.168, 19.345, 19.541, 19.312, 19.614, 19.361, 19.462, 19.682000000000002, 19.456, 19.585, 19.317, 19.257, 19.316, 19.354, 19.371, 19.915, 19.34, 19.961000000000002, 19.421, 19.427, 19.546, 19.406, 19.608, 19.455000000000002, 19.368000000000002, 19.484, 19.341, 19.402, 19.579, 19.667, 19.318, 19.275000000000002, 19.448, 19.459, 19.261, 19.352, 18.938, 19.095, 19.137, 19.606, 19.650000000000002, 19.093, 18.907, 18.948, 19.542, 19.222, 19.302, 19.014, 19.004, 19.166, 19.376, 19.801000000000002, 19.022000000000002, 19.196, 19.156, 19.66, 19.54, 19.641000000000002, 19.098, 18.842, 19.054000000000002, 18.809, 18.756, 19.159, 19.446, 19.039, 18.962, 19.139, 19.177, 19.023, 19.043, 19.144000000000002, 19.656, 18.989, 19.155, 19.008, 18.848, 19.061, 19.114, 19.385, 19.247, 19.275000000000002, 19.285, 19.139, 19.02, 19.172, 19.272000000000002, 19.121),
update_enrolment=c(56.166000000000004, 56.232, 56.693, 56.677, 57.039, 56.696, 56.711, 56.769, 57.032000000000004, 56.702, 57.212, 56.748000000000005, 56.672000000000004, 56.974000000000004, 56.716, 57.218, 56.981, 56.765, 56.914, 56.894, 56.865, 57.065, 56.667, 56.684000000000005, 56.953, 56.744, 56.699, 56.953, 56.757, 56.889, 56.674, 56.58, 56.769, 56.724000000000004, 58.074, 56.698, 56.926, 56.732, 57.084, 57.585, 56.89, 57.058, 56.938, 56.836, 56.855000000000004, 57.493, 56.719, 56.783, 56.504, 56.258, 56.022, 56.359, 56.818, 56.136, 56.025, 56.043, 56.871, 56.408, 56.347, 56.322, 56.768, 56.343, 56.559000000000005, 56.922000000000004, 57.096000000000004, 56.903, 57.0, 57.295, 57.653, 56.762, 56.619, 56.586, 58.095, 56.31, 56.482, 57.534, 56.751, 56.618, 56.556000000000004, 56.2, 56.279, 56.156, 56.02, 56.316, 56.906, 56.248000000000005, 57.89, 56.131, 56.681000000000004, 56.021, 56.332, 57.58, 56.713, 57.313, 56.916000000000004, 56.883, 56.586, 56.665, 57.136, 56.766),
delete_user=c(42.101, 42.242, 42.579, 42.410000000000004, 43.679, 42.410000000000004, 43.236000000000004, 42.615, 42.513, 42.419000000000004, 43.648, 42.661, 43.673, 42.897, 42.865, 42.455, 42.398, 43.945, 43.227000000000004, 42.686, 42.683, 42.269, 42.475, 42.527, 44.023, 42.368, 42.467, 42.422000000000004, 42.637, 42.612, 44.203, 42.52, 42.404, 42.328, 42.643, 42.703, 43.72, 42.757, 42.613, 42.764, 43.208, 42.587, 44.274, 42.633, 44.336, 42.454, 42.498, 42.246, 43.347, 42.002, 42.161, 41.855000000000004, 41.908, 42.084, 42.005, 42.066, 41.89, 42.246, 42.116, 43.365, 42.055, 42.192, 41.962, 42.036, 42.094, 43.773, 42.715, 43.375, 43.14, 42.518, 41.756, 41.889, 42.322, 41.898, 41.745, 42.169000000000004, 42.033, 41.946, 42.495, 41.95, 41.997, 42.177, 41.826, 41.881, 41.516, 42.192, 42.046, 41.879, 42.277, 41.744, 43.084, 42.265, 42.091, 42.421, 43.775, 42.329, 42.798, 42.336, 42.589, 42.044000000000004),
delete_course=c(6.456, 6.589, 6.635, 6.595, 6.805, 6.6000000000000005, 6.597, 6.714, 6.782, 6.72, 6.828, 6.783, 6.841, 6.989, 6.902, 6.692, 6.819, 6.918, 6.853, 6.908, 6.901, 6.853, 6.833, 6.791, 6.867, 6.817, 6.788, 6.766, 6.804, 6.785, 6.8180000000000005, 6.768, 6.863, 6.847, 6.825, 6.922, 6.883, 6.697, 6.891, 6.713, 6.7700000000000005, 6.736, 6.753, 6.831, 6.898000000000001, 6.692, 6.871, 6.543, 6.795, 6.51, 6.66, 6.5440000000000005, 6.69, 6.545, 6.65, 6.625, 7.055, 6.732, 6.758, 6.873, 6.525, 6.684, 6.732, 6.6850000000000005, 6.646, 6.751, 6.839, 6.825, 7.122, 6.69, 6.6850000000000005, 6.549, 6.729, 6.601, 6.607, 6.668, 6.666, 6.809, 6.644, 6.55, 6.6690000000000005, 6.66, 6.869, 6.6770000000000005, 6.743, 6.704, 6.841, 6.574, 6.779, 6.627, 6.892, 6.792, 6.704, 6.684, 6.777, 6.752, 6.704, 6.654, 6.7, 6.726),
delete_enrolment=c(34.410000000000004, 35.514, 35.517, 35.186, 34.766, 34.856, 34.801, 35.276, 35.735, 34.784, 35.857, 35.621, 35.001, 34.800000000000004, 35.046, 34.849000000000004, 35.572, 34.800000000000004, 34.955, 35.848, 35.117, 34.980000000000004, 35.842, 34.661, 34.69, 34.571, 34.87, 35.537, 35.34, 35.553, 34.88, 35.293, 35.545, 34.778, 35.641, 35.796, 35.077, 34.89, 35.851, 35.069, 35.065, 35.224000000000004, 34.894, 34.839, 34.969, 35.411, 35.78, 35.081, 35.464, 34.97, 34.858000000000004, 35.177, 34.896, 35.024, 34.509, 34.846000000000004, 35.008, 34.477000000000004, 35.285000000000004, 35.103, 34.592, 34.973, 35.106, 35.283, 35.0, 34.889, 35.141, 35.617, 37.254, 35.191, 34.924, 34.354, 35.662, 34.376, 35.203, 34.436, 34.77, 34.607, 34.754, 34.559, 34.371, 34.717, 34.785000000000004, 34.402, 35.054, 34.473, 36.002, 34.526, 35.332, 34.445, 34.531, 35.687, 34.644, 34.781, 35.564, 34.629, 34.771, 34.902, 35.887, 34.767));

Solution4.dataframe = data.frame(
insert_user=c(1.7710000000000001, 0.579, 0.547, 0.637, 0.578, 0.59, 0.588, 0.583, 0.582, 0.62, 0.58, 0.585, 0.598, 0.584, 0.589, 0.598, 0.591, 0.592, 0.598, 0.595, 0.616, 0.596, 0.598, 0.594, 0.599, 0.606, 0.598, 0.608, 0.619, 0.6, 0.602, 0.602, 0.604, 0.627, 0.623, 0.606, 0.63, 0.608, 0.597, 0.6, 0.621, 0.603, 0.607, 0.633, 0.606, 0.605, 0.622, 0.608, 0.61, 0.63, 0.635, 0.639, 0.623, 0.612, 0.671, 0.614, 0.631, 0.614, 0.641, 0.606, 0.61, 0.602, 0.6, 0.598, 0.632, 0.611, 0.601, 0.629, 0.609, 0.607, 0.633, 0.605, 0.603, 0.636, 0.607, 0.64, 0.61, 0.612, 0.63, 0.617, 0.608, 0.636, 0.617, 0.613, 0.616, 0.635, 0.616, 0.62, 0.663, 0.67, 0.646, 0.641, 0.639, 0.641, 0.609, 0.623, 0.62, 0.646, 0.613, 0.625),
insert_course=c(1.345, 0.5730000000000001, 0.5700000000000001, 0.578, 0.583, 0.577, 0.594, 0.5760000000000001, 0.607, 0.589, 0.599, 0.596, 0.611, 0.594, 0.601, 0.602, 0.605, 0.595, 0.597, 0.604, 0.607, 0.607, 0.604, 0.609, 0.612, 0.642, 0.606, 0.603, 0.606, 0.613, 0.61, 0.612, 0.613, 0.616, 0.614, 0.612, 0.613, 0.608, 0.614, 0.617, 0.638, 0.613, 0.638, 0.619, 0.65, 0.642, 0.628, 0.615, 0.62, 0.62, 0.636, 0.627, 0.62, 0.618, 0.62, 0.622, 0.625, 0.648, 0.627, 0.626, 0.619, 0.611, 0.596, 0.599, 0.602, 0.605, 0.603, 0.603, 0.611, 0.607, 0.603, 0.61, 0.613, 0.613, 0.618, 0.613, 0.615, 0.616, 0.614, 0.619, 0.614, 0.638, 0.623, 0.635, 0.672, 0.623, 0.621, 0.62, 0.626, 0.621, 0.648, 0.62, 0.619, 0.67, 0.623, 0.616, 0.612, 0.613, 0.614, 0.619),
insert_enrolment=c(22.378, 16.103, 16.075, 15.948, 15.938, 15.854000000000001, 15.887, 16.152, 15.979000000000001, 16.063, 16.071, 15.88, 16.02, 16.014, 16.182, 16.341, 16.106, 16.116, 16.04, 16.165, 16.15, 16.215, 16.005, 16.202, 16.024, 16.124, 16.073, 15.992, 15.981, 16.058, 16.315, 16.196, 16.109, 16.452, 16.171, 16.251, 16.226, 16.31, 16.156, 15.845, 16.189, 16.068, 15.99, 16.171, 15.859, 16.218, 15.999, 16.479, 16.3, 16.216, 16.371, 16.337, 16.163, 16.185, 16.049, 16.125, 16.735, 16.136, 16.282, 16.229, 19.716, 16.19, 16.198, 16.3, 16.169, 16.312, 16.189, 16.199, 16.403, 16.067, 16.008, 15.936, 16.005, 16.211000000000002, 16.314, 16.153, 16.297, 16.215, 16.155, 16.21, 16.361, 16.625, 16.256, 16.222, 16.059, 16.333000000000002, 17.01, 16.323, 16.17, 16.258, 16.345, 16.187, 16.339, 16.347, 16.282, 16.549, 16.213, 16.161, 16.15, 16.243000000000002),
update_user=c(18.089, 16.486, 16.157, 16.075, 16.11, 16.094, 16.194, 17.952, 16.133, 16.165, 16.145, 16.242, 16.185, 16.291, 16.248, 17.519000000000002, 16.183, 17.621, 16.225, 16.157, 16.323, 16.303, 16.292, 16.822, 17.615000000000002, 16.23, 16.335, 16.355, 16.414, 16.301000000000002, 17.709, 16.345, 16.451, 18.527, 16.619, 16.369, 16.303, 16.387, 16.373, 16.289, 16.435, 16.425, 16.367, 16.208000000000002, 16.387, 16.35, 16.397000000000002, 16.882, 16.414, 16.42, 16.469, 17.879, 16.361, 16.454, 16.663, 16.979, 16.522000000000002, 16.417, 16.439, 16.526, 17.793, 16.291, 16.344, 16.382, 16.753, 16.469, 16.409, 16.443, 16.537, 16.927, 16.394000000000002, 16.421, 16.494, 16.833000000000002, 16.522000000000002, 16.916, 16.497, 17.201, 16.931, 16.454, 16.45, 17.312, 16.503, 16.549, 16.575, 16.613, 17.032, 17.479, 16.718, 16.464, 16.462, 16.513, 16.522000000000002, 16.597, 16.68, 16.619, 17.369, 16.443, 16.676000000000002, 16.546),
update_course=c(12.529, 9.057, 8.392, 8.241, 8.252, 8.188, 8.241, 8.195, 8.339, 8.328, 8.255, 8.31, 8.333, 8.296, 8.35, 9.125, 8.363, 8.281, 8.44, 8.377, 8.39, 8.41, 8.426, 8.423, 8.411, 8.422, 8.448, 8.448, 8.419, 8.489, 8.483, 8.408, 8.363, 8.411, 8.401, 8.486, 8.446, 8.509, 8.48, 8.466, 8.452, 8.427, 8.444, 8.504, 8.458, 8.457, 8.468, 8.48, 8.554, 8.607, 8.51, 8.473, 8.504, 8.513, 8.513, 8.604000000000001, 8.598, 8.547, 8.538, 8.56, 10.14, 8.4, 8.456, 8.451, 8.459, 8.533, 8.48, 8.422, 8.698, 8.809000000000001, 8.583, 8.552, 8.568, 8.702, 8.601, 9.537, 8.647, 8.63, 8.828, 8.567, 8.59, 8.561, 8.566, 8.524000000000001, 8.621, 8.549, 9.265, 8.56, 8.543000000000001, 8.537, 8.576, 8.556000000000001, 8.495000000000001, 8.618, 8.637, 8.621, 8.576, 8.575000000000001, 8.677, 8.832),
update_enrolment=c(18.577, 17.097, 17.238, 17.265, 17.213, 17.099, 17.154, 17.381, 17.139, 17.287, 17.32, 17.14, 17.285, 17.492, 17.435, 17.683, 17.38, 17.826, 17.267, 17.469, 17.42, 17.522000000000002, 17.232, 17.452, 17.422, 17.349, 17.122, 17.241, 17.284, 17.426000000000002, 17.898, 17.534, 17.406, 17.708000000000002, 17.723, 17.455000000000002, 17.511, 17.605, 17.406, 17.195, 17.541, 17.416, 17.311, 17.44, 17.094, 17.487000000000002, 17.262, 17.495, 17.569, 17.501, 17.641000000000002, 17.876, 17.432, 17.525000000000002, 17.391000000000002, 17.489, 17.485, 17.413, 17.542, 17.501, 19.022000000000002, 17.400000000000002, 17.502, 17.62, 17.516000000000002, 17.569, 17.471, 17.525000000000002, 17.575, 17.582, 17.246, 17.22, 17.253, 17.474, 17.572, 17.749, 17.587, 17.554000000000002, 17.518, 17.487000000000002, 17.556, 18.776, 17.618000000000002, 17.547, 17.408, 18.001, 17.706, 18.656, 17.476, 17.463, 17.577, 17.529, 17.634, 17.581, 17.578, 17.758, 17.462, 17.485, 17.425, 17.506),
delete_user=c(4.2170000000000005, 3.799, 3.649, 3.645, 3.579, 3.652, 3.524, 3.7070000000000003, 3.605, 3.637, 3.644, 3.7, 3.666, 3.629, 3.724, 3.645, 3.677, 3.673, 3.6590000000000003, 3.728, 3.6590000000000003, 3.658, 3.65, 3.6910000000000003, 3.6870000000000003, 3.712, 3.684, 3.689, 3.66, 3.6590000000000003, 3.684, 3.715, 3.684, 3.669, 3.6910000000000003, 3.662, 3.6790000000000003, 3.677, 3.71, 3.674, 3.6750000000000003, 3.704, 3.698, 3.73, 3.734, 3.656, 3.719, 3.693, 3.713, 3.686, 3.7070000000000003, 3.712, 3.67, 3.676, 3.694, 3.677, 3.684, 3.7030000000000003, 3.674, 3.7030000000000003, 3.702, 3.653, 3.704, 3.693, 3.697, 3.657, 3.743, 3.734, 3.9210000000000003, 3.746, 3.743, 3.724, 3.706, 3.693, 3.6990000000000003, 3.737, 3.727, 3.734, 3.714, 3.743, 3.702, 3.7560000000000002, 3.717, 3.686, 3.719, 3.979, 3.747, 3.737, 3.701, 3.696, 3.688, 3.739, 3.6830000000000003, 3.743, 3.873, 3.75, 3.709, 3.7680000000000002, 3.7110000000000003, 3.722),
delete_course=c(4.115, 3.685, 3.563, 3.589, 3.576, 3.611, 3.533, 3.705, 3.657, 3.652, 3.636, 3.648, 3.62, 3.645, 3.661, 3.677, 3.694, 3.646, 3.6670000000000003, 3.623, 3.654, 3.708, 3.642, 3.6870000000000003, 3.722, 3.696, 3.6670000000000003, 3.689, 3.65, 3.662, 3.713, 3.6790000000000003, 3.6630000000000003, 3.7520000000000002, 3.704, 3.694, 3.689, 3.662, 3.701, 3.67, 3.7110000000000003, 3.6430000000000002, 3.6630000000000003, 3.69, 3.6510000000000002, 3.672, 3.6750000000000003, 3.735, 3.6870000000000003, 3.701, 3.71, 3.692, 3.71, 3.7070000000000003, 3.678, 3.672, 3.72, 3.6870000000000003, 3.7, 3.741, 3.693, 3.6510000000000002, 3.668, 3.6950000000000003, 3.662, 3.6830000000000003, 3.674, 3.734, 3.742, 3.67, 3.72, 3.6750000000000003, 3.6790000000000003, 3.669, 3.739, 3.799, 3.926, 3.694, 3.728, 3.6750000000000003, 3.68, 3.8770000000000002, 3.686, 3.67, 3.733, 3.778, 3.723, 3.6950000000000003, 3.7070000000000003, 3.7, 3.716, 3.733, 3.731, 3.791, 4.179, 3.6950000000000003, 3.7070000000000003, 3.673, 3.733, 3.722),
delete_enrolment=c(6.014, 5.728, 5.715, 5.823, 5.821, 5.747, 5.768, 7.188, 5.6690000000000005, 5.65, 5.68, 5.746, 5.691, 5.8580000000000005, 5.7700000000000005, 6.1290000000000004, 5.6450000000000005, 6.199, 5.644, 5.737, 5.716, 5.715, 5.724, 6.1160000000000005, 6.247, 5.6080000000000005, 5.7410000000000005, 5.727, 5.9910000000000005, 5.795, 6.055, 5.824, 6.524, 6.288, 5.952, 5.7, 5.729, 5.777, 5.761, 5.66, 5.729, 5.782, 5.719, 5.695, 5.712, 5.784, 5.751, 6.035, 5.8, 5.8020000000000005, 5.841, 6.594, 5.7620000000000005, 5.75, 5.873, 5.966, 5.824, 5.774, 5.804, 6.636, 6.324, 5.775, 5.711, 5.772, 6.0280000000000005, 5.841, 5.8100000000000005, 5.789, 5.893, 5.981, 5.696, 5.75, 5.813, 5.952, 5.767, 5.892, 5.828, 6.316, 5.928, 5.761, 5.776, 6.132000000000001, 5.764, 5.823, 5.891, 5.873, 5.995, 6.058, 6.085, 5.7010000000000005, 5.811, 5.788, 5.822, 5.835, 6.072, 5.827, 6.184, 5.736, 5.792, 5.796));

png('/home/phoenix1/subramhars/workspace/ResearchTestApplication/logs/sAll-r100-sc1000-n10/bp-insert_user.png', width=640, height=480);
boxplot(Solution0.dataframe$insert_user,Solution1.dataframe$insert_user,Solution2.dataframe$insert_user,Solution3.dataframe$insert_user,Solution4.dataframe$insert_user,names=c('Solution0', 'Solution1', 'Solution2', 'Solution3', 'Solution4'), xlab='Solutions', ylab='Time (s)', main='insert_user', outline=F);
dev.off();
png('/home/phoenix1/subramhars/workspace/ResearchTestApplication/logs/sAll-r100-sc1000-n10/bp-insert_course.png', width=640, height=480);
boxplot(Solution0.dataframe$insert_course,Solution1.dataframe$insert_course,Solution2.dataframe$insert_course,Solution3.dataframe$insert_course,Solution4.dataframe$insert_course,names=c('Solution0', 'Solution1', 'Solution2', 'Solution3', 'Solution4'), xlab='Solutions', ylab='Time (s)', main='insert_course', outline=F);
dev.off();
png('/home/phoenix1/subramhars/workspace/ResearchTestApplication/logs/sAll-r100-sc1000-n10/bp-insert_enrolment.png', width=640, height=480);
boxplot(Solution0.dataframe$insert_enrolment,Solution1.dataframe$insert_enrolment,Solution2.dataframe$insert_enrolment,Solution3.dataframe$insert_enrolment,Solution4.dataframe$insert_enrolment,names=c('Solution0', 'Solution1', 'Solution2', 'Solution3', 'Solution4'), xlab='Solutions', ylab='Time (s)', main='insert_enrolment', outline=F);
dev.off();
png('/home/phoenix1/subramhars/workspace/ResearchTestApplication/logs/sAll-r100-sc1000-n10/bp-update_user.png', width=640, height=480);
boxplot(Solution0.dataframe$update_user,Solution1.dataframe$update_user,Solution2.dataframe$update_user,Solution3.dataframe$update_user,Solution4.dataframe$update_user,names=c('Solution0', 'Solution1', 'Solution2', 'Solution3', 'Solution4'), xlab='Solutions', ylab='Time (s)', main='update_user', outline=F);
dev.off();
png('/home/phoenix1/subramhars/workspace/ResearchTestApplication/logs/sAll-r100-sc1000-n10/bp-update_course.png', width=640, height=480);
boxplot(Solution0.dataframe$update_course,Solution1.dataframe$update_course,Solution2.dataframe$update_course,Solution3.dataframe$update_course,Solution4.dataframe$update_course,names=c('Solution0', 'Solution1', 'Solution2', 'Solution3', 'Solution4'), xlab='Solutions', ylab='Time (s)', main='update_course', outline=F);
dev.off();
png('/home/phoenix1/subramhars/workspace/ResearchTestApplication/logs/sAll-r100-sc1000-n10/bp-update_enrolment.png', width=640, height=480);
boxplot(Solution0.dataframe$update_enrolment,Solution1.dataframe$update_enrolment,Solution2.dataframe$update_enrolment,Solution3.dataframe$update_enrolment,Solution4.dataframe$update_enrolment,names=c('Solution0', 'Solution1', 'Solution2', 'Solution3', 'Solution4'), xlab='Solutions', ylab='Time (s)', main='update_enrolment', outline=F);
dev.off();
png('/home/phoenix1/subramhars/workspace/ResearchTestApplication/logs/sAll-r100-sc1000-n10/bp-delete_user.png', width=640, height=480);
boxplot(Solution0.dataframe$delete_user,Solution1.dataframe$delete_user,Solution2.dataframe$delete_user,Solution3.dataframe$delete_user,Solution4.dataframe$delete_user,names=c('Solution0', 'Solution1', 'Solution2', 'Solution3', 'Solution4'), xlab='Solutions', ylab='Time (s)', main='delete_user', outline=F);
dev.off();
png('/home/phoenix1/subramhars/workspace/ResearchTestApplication/logs/sAll-r100-sc1000-n10/bp-delete_course.png', width=640, height=480);
boxplot(Solution0.dataframe$delete_course,Solution1.dataframe$delete_course,Solution2.dataframe$delete_course,Solution3.dataframe$delete_course,Solution4.dataframe$delete_course,names=c('Solution0', 'Solution1', 'Solution2', 'Solution3', 'Solution4'), xlab='Solutions', ylab='Time (s)', main='delete_course', outline=F);
dev.off();
png('/home/phoenix1/subramhars/workspace/ResearchTestApplication/logs/sAll-r100-sc1000-n10/bp-delete_enrolment.png', width=640, height=480);
boxplot(Solution0.dataframe$delete_enrolment,Solution1.dataframe$delete_enrolment,Solution2.dataframe$delete_enrolment,Solution3.dataframe$delete_enrolment,Solution4.dataframe$delete_enrolment,names=c('Solution0', 'Solution1', 'Solution2', 'Solution3', 'Solution4'), xlab='Solutions', ylab='Time (s)', main='delete_enrolment', outline=F);
dev.off();
def.barplot.width=1; #bar width
def.barplot.sepwidth=0; #separation bar width
def.barplot.space=0; #space between bars
def.barplot.groupspace=1; #space between groups
png('/home/phoenix1/subramhars/workspace/ResearchTestApplication/logs/sAll-r100-sc1000-n10/Solution0-barplot.png', width=640, height=480);
Solution0.barplot.means=data.frame(insert=c(mean(Solution0.dataframe$insert_user), mean(Solution0.dataframe$insert_course), mean(Solution0.dataframe$insert_enrolment)),
update=c(mean(Solution0.dataframe$update_user), mean(Solution0.dataframe$update_course), mean(Solution0.dataframe$update_enrolment)),
delete=c(mean(Solution0.dataframe$delete_user), mean(Solution0.dataframe$delete_course), mean(Solution0.dataframe$delete_enrolment)));
barplot(as.matrix(Solution0.barplot.means),beside=T, names=c('u', 'c', 'e', 'u', 'c', 'e', 'u', 'c', 'e'), ylab='Time (s)');
mtext('insert', side=1, line=2, at=2.5);
mtext('update', side=1, line=2, at=6.5);
mtext('delete', side=1, line=2, at=10.5);
dev.off();
png('/home/phoenix1/subramhars/workspace/ResearchTestApplication/logs/sAll-r100-sc1000-n10/Solution1-barplot.png', width=640, height=480);
Solution1.barplot.means=data.frame(insert=c(mean(Solution1.dataframe$insert_user), mean(Solution1.dataframe$insert_course), mean(Solution1.dataframe$insert_enrolment)),
update=c(mean(Solution1.dataframe$update_user), mean(Solution1.dataframe$update_course), mean(Solution1.dataframe$update_enrolment)),
delete=c(mean(Solution1.dataframe$delete_user), mean(Solution1.dataframe$delete_course), mean(Solution1.dataframe$delete_enrolment)));
barplot(as.matrix(Solution1.barplot.means),beside=T, names=c('u', 'c', 'e', 'u', 'c', 'e', 'u', 'c', 'e'), ylab='Time (s)');
mtext('insert', side=1, line=2, at=2.5);
mtext('update', side=1, line=2, at=6.5);
mtext('delete', side=1, line=2, at=10.5);
dev.off();
png('/home/phoenix1/subramhars/workspace/ResearchTestApplication/logs/sAll-r100-sc1000-n10/Solution2-barplot.png', width=640, height=480);
Solution2.barplot.means=data.frame(insert=c(mean(Solution2.dataframe$insert_user), mean(Solution2.dataframe$insert_course), mean(Solution2.dataframe$insert_enrolment)),
update=c(mean(Solution2.dataframe$update_user), mean(Solution2.dataframe$update_course), mean(Solution2.dataframe$update_enrolment)),
delete=c(mean(Solution2.dataframe$delete_user), mean(Solution2.dataframe$delete_course), mean(Solution2.dataframe$delete_enrolment)));
barplot(as.matrix(Solution2.barplot.means),beside=T, names=c('u', 'c', 'e', 'u', 'c', 'e', 'u', 'c', 'e'), ylab='Time (s)');
mtext('insert', side=1, line=2, at=2.5);
mtext('update', side=1, line=2, at=6.5);
mtext('delete', side=1, line=2, at=10.5);
dev.off();
png('/home/phoenix1/subramhars/workspace/ResearchTestApplication/logs/sAll-r100-sc1000-n10/Solution3-barplot.png', width=640, height=480);
Solution3.barplot.means=data.frame(insert=c(mean(Solution3.dataframe$insert_user), mean(Solution3.dataframe$insert_course), mean(Solution3.dataframe$insert_enrolment)),
update=c(mean(Solution3.dataframe$update_user), mean(Solution3.dataframe$update_course), mean(Solution3.dataframe$update_enrolment)),
delete=c(mean(Solution3.dataframe$delete_user), mean(Solution3.dataframe$delete_course), mean(Solution3.dataframe$delete_enrolment)));
barplot(as.matrix(Solution3.barplot.means),beside=T, names=c('u', 'c', 'e', 'u', 'c', 'e', 'u', 'c', 'e'), ylab='Time (s)');
mtext('insert', side=1, line=2, at=2.5);
mtext('update', side=1, line=2, at=6.5);
mtext('delete', side=1, line=2, at=10.5);
dev.off();
png('/home/phoenix1/subramhars/workspace/ResearchTestApplication/logs/sAll-r100-sc1000-n10/Solution4-barplot.png', width=640, height=480);
Solution4.barplot.means=data.frame(insert=c(mean(Solution4.dataframe$insert_user), mean(Solution4.dataframe$insert_course), mean(Solution4.dataframe$insert_enrolment)),
update=c(mean(Solution4.dataframe$update_user), mean(Solution4.dataframe$update_course), mean(Solution4.dataframe$update_enrolment)),
delete=c(mean(Solution4.dataframe$delete_user), mean(Solution4.dataframe$delete_course), mean(Solution4.dataframe$delete_enrolment)));
barplot(as.matrix(Solution4.barplot.means),beside=T, names=c('u', 'c', 'e', 'u', 'c', 'e', 'u', 'c', 'e'), ylab='Time (s)');
mtext('insert', side=1, line=2, at=2.5);
mtext('update', side=1, line=2, at=6.5);
mtext('delete', side=1, line=2, at=10.5);
dev.off();
